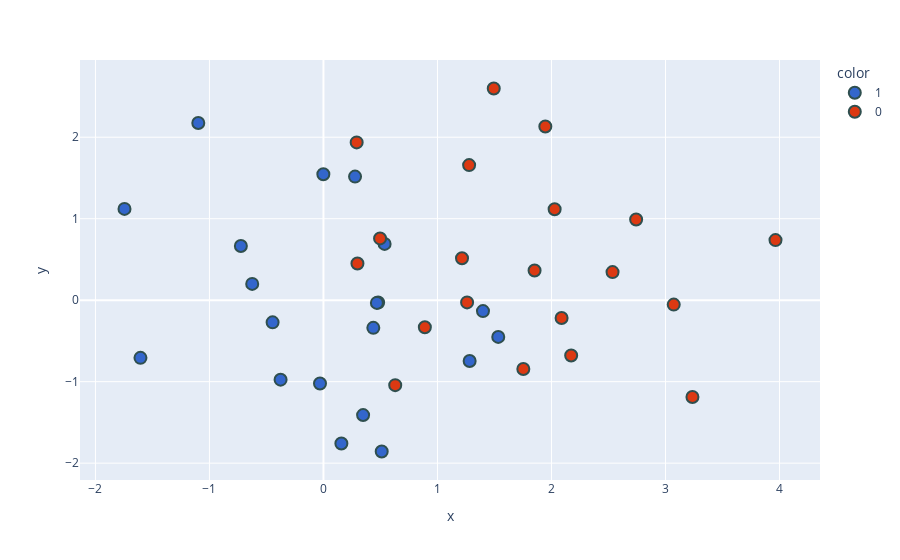

The code cell stored with this chart in its notebook:
### Code cell
new_df['target'] = new_df['target'].astype('str')
fig = px.scatter(x=new_df['PC1'],
                 y=new_df['PC2'],
                 color=new_df['target'],
                 color_discrete_sequence=px.colors.qualitative.G10
                )

fig.update_traces(marker=dict(size=12,
                              line=dict(width=2,
                                        color='DarkSlateGrey')),
                  selector=dict(mode='markers'))
fig.show()

### Figure 1 — Plotly figure (JSON) as saved in the notebook; plotly's stock layout.template omitted (floating-point values rounded to 4 significant figures)
{"data": [{"hovertemplate": "color=1<br>x=%{x}<br>y=%{y}<extra></extra>", "legendgroup": "1", "marker": {"color": "#3366CC", "line": {"color": "DarkSlateGrey", "width": 2}, "size": 12, "symbol": "circle"}, "mode": "markers", "name": "1", "orientation": "v", "showlegend": true, "type": "scatter", "x": [-0.7244, -0.4461, 1.533, 1.282, 0.4374, -0.3761, 1.399, 0.3478, 0.4796, -0.6249, -0.03025, 0.2772, 0.511, -1.605, 0.4688, 0.5364, -1.745, -1.098, 0.1572, -0.000936], "xaxis": "x", "y": [0.6646, -0.2721, -0.4508, -0.7461, -0.3397, -0.9755, -0.134, -1.41, -0.0289, 0.2001, -1.023, 1.517, -1.857, -0.7076, -0.03307, 0.691, 1.12, 2.174, -1.759, 1.546], "yaxis": "y"}, {"hovertemplate": "color=0<br>x=%{x}<br>y=%{y}<extra></extra>", "legendgroup": "0", "marker": {"color": "#DC3912", "line": {"color": "DarkSlateGrey", "width": 2}, "size": 12, "symbol": "circle"}, "mode": "markers", "name": "0", "orientation": "v", "showlegend": true, "type": "scatter", "x": [2.743, 3.237, 3.072, 0.2981, 2.089, 1.946, 1.852, 0.2914, 2.536, 1.494, 1.753, 2.028, 0.6295, 0.4966, 0.8894, 1.215, 1.26, 3.965, 2.173, 1.278], "xaxis": "x", "y": [0.9903, -1.189, -0.05445, 0.4497, -0.219, 2.131, 0.3645, 1.936, 0.3449, 2.598, -0.8447, 1.116, -1.043, 0.758, -0.3314, 0.5139, -0.02695, 0.7375, -0.6784, 1.658], "yaxis": "y"}], "layout": {"autosize": true, "legend": {"title": {"text": "color"}, "tracegroupgap": 0}, "margin": {"t": 60}, "xaxis": {"anchor": "y", "autorange": true, "domain": [0, 1], "range": [-2.12, 4.34], "title": {"text": "x"}, "type": "linear"}, "yaxis": {"anchor": "x", "autorange": true, "domain": [0, 1], "range": [-2.307, 3.048], "title": {"text": "y"}, "type": "linear"}}}
